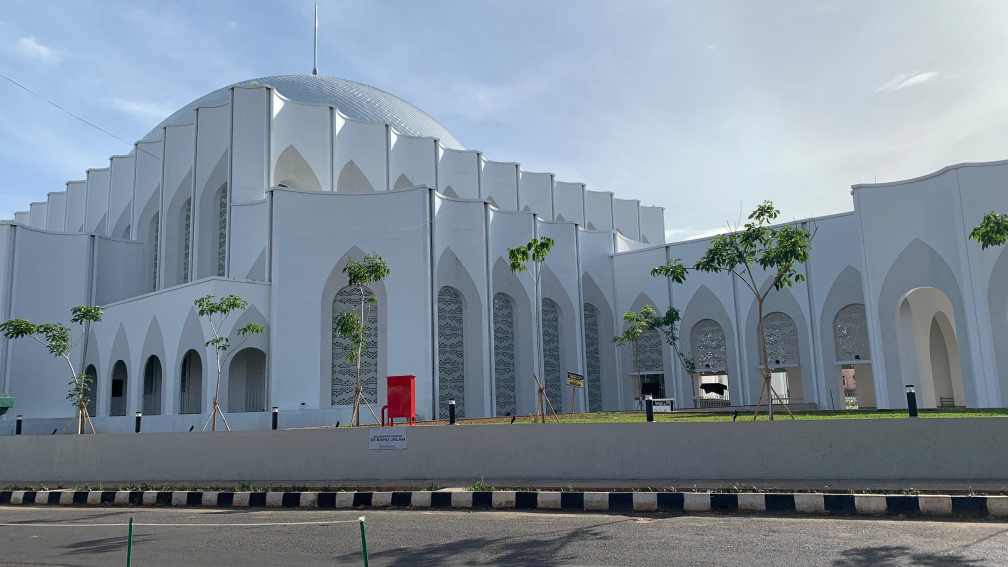
#> input picture pemandanganLS.jpg, 4032 x 2268 px, found by its file name (shown at 1/4 size)
$ python noise_salt_pepper_level1.py
#> lines starting #> are read from the running program, lines starting #| are printed output that depends on the picture
import cv2
import numpy as np
from pathlib import Path

IMAGES = [
    {
        "caption": "Gambar Landscape Salt & Pepper Level 1",
        "filename": "pemandanganLS.jpg",
    },
    {
        "caption": "Gambar Landscape Grayscale Salt & Pepper Level 1",
        "filename": "pemandanganLS_gray.jpg",
    },
    {
        "caption": "Gambar Potrait Salt & Pepper Level 1",
        "filename": "objekPT.jpg",
    },
    {
        "caption": "Gambar Potrait Grayscale Salt & Pepper Level 1",
        "filename": "objekPT_gray.jpg",
    },
]

NOISE_AMOUNT = 0.02
SALT_VS_PEPPER = 0.5
SHOW_WINDOWS = True
MAX_DISPLAY_WIDTH = 1280
MAX_DISPLAY_HEIGHT = 720


def add_salt_pepper_noise(image: np.ndarray, amount: float, salt_vs_pepper: float) -> np.ndarray:
    noisy = image.copy()
    height, width = image.shape[:2]
    total_pixels = height * width

    num_salt = int(np.ceil(amount * total_pixels * salt_vs_pepper))
    num_pepper = int(np.ceil(amount * total_pixels * (1.0 - salt_vs_pepper)))

    coords_salt = (
        np.random.randint(0, height, num_salt),
        np.random.randint(0, width, num_salt),
    )
    coords_pepper = (
        np.random.randint(0, height, num_pepper),
        np.random.randint(0, width, num_pepper),
    )

    if noisy.ndim == 2:
        noisy[coords_salt] = 255
        noisy[coords_pepper] = 0
    else:
        noisy[coords_salt[0], coords_salt[1], :] = 255
        noisy[coords_pepper[0], coords_pepper[1], :] = 0

    return noisy


def _resize_for_display(image: np.ndarray) -> np.ndarray:
    height, width = image.shape[:2]
    width_scale = MAX_DISPLAY_WIDTH / width
    height_scale = MAX_DISPLAY_HEIGHT / height
    scale = min(width_scale, height_scale, 1.0)
    if scale == 1.0:
        return image
    new_size = (int(width * scale), int(height * scale))
    return cv2.resize(image, new_size, interpolation=cv2.INTER_AREA)


def main():
    base_dir = Path(__file__).resolve().parent

    for entry in IMAGES:
        caption = entry["caption"]
        filename = entry["filename"]
        image_path = base_dir / filename

        if not image_path.exists():
            print(f"Lewati {filename}: file tidak ditemukan")
            continue

        image = cv2.imread(str(image_path), cv2.IMREAD_UNCHANGED)
#> image is the input picture: shape (2268, 4032, 3); mean B, G, R 151.4, 139.4, 126.6
        if image is None:
            print(f"Lewati {filename}: gagal dibuka")
            continue

        # pastikan grayscale tetap 2D untuk menjaga format laporan
        if image.ndim == 3 and image.shape[2] == 4:
            image = cv2.cvtColor(image, cv2.COLOR_BGRA2BGR)

        noisy = add_salt_pepper_noise(image, NOISE_AMOUNT, SALT_VS_PEPPER)

        safe_caption = caption.replace(" ", "_").replace("&", "dan")
        output_path = base_dir / f"{safe_caption}.jpg"
        cv2.imwrite(str(output_path), noisy)

        comparison_original = image
        if comparison_original.ndim == 2:
            comparison_original = cv2.cvtColor(comparison_original, cv2.COLOR_GRAY2BGR)
        comparison_noisy = noisy
        if comparison_noisy.ndim == 2:
            comparison_noisy = cv2.cvtColor(comparison_noisy, cv2.COLOR_GRAY2BGR)

        comparison = np.hstack((comparison_original, comparison_noisy))
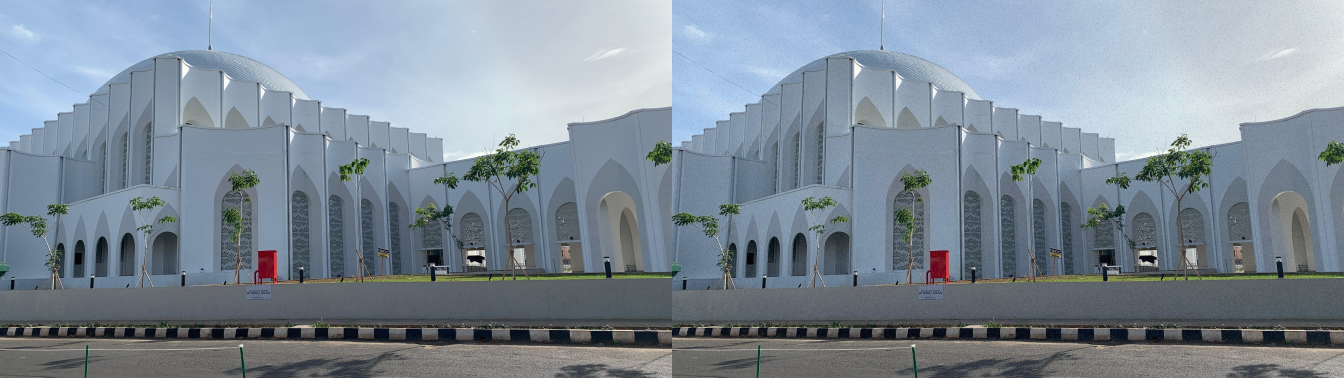
#> comparison: shape (2268, 8064, 3) (shown at 1/6 size); mean B, G, R 151.1, 139.3, 126.6
        comparison_path = base_dir / f"{safe_caption}_comparison.jpg"
        cv2.imwrite(str(comparison_path), comparison)

        print(f"{caption} disimpan ke {output_path.name}")
        print(f"Perbandingan disimpan ke {comparison_path.name}")

        if SHOW_WINDOWS:
            cv2.imshow(f"Original - {caption}", _resize_for_display(comparison_original))
#> in _resize_for_display, `return cv2.resize(image, new_size, interpolation=cv2.INTER_AREA)`:
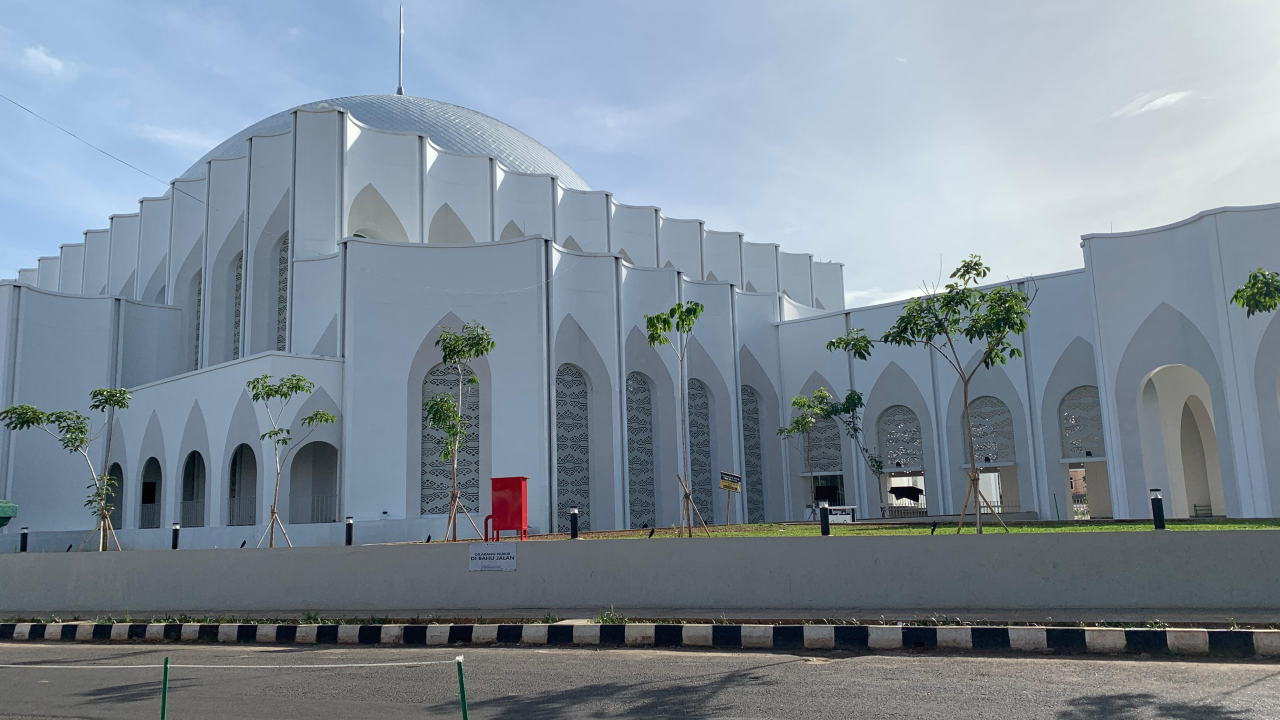
#> returned value: shape (720, 1280, 3); mean of channels 0, 1, 2 151.4, 139.4, 126.6; drawn as B, G, R
            cv2.imshow(f"Noise Level 1 - {caption}", _resize_for_display(comparison_noisy))
            cv2.waitKey(0)
            cv2.destroyAllWindows()
#> pass 2 of the loop in main, `for entry in IMAGES:`:
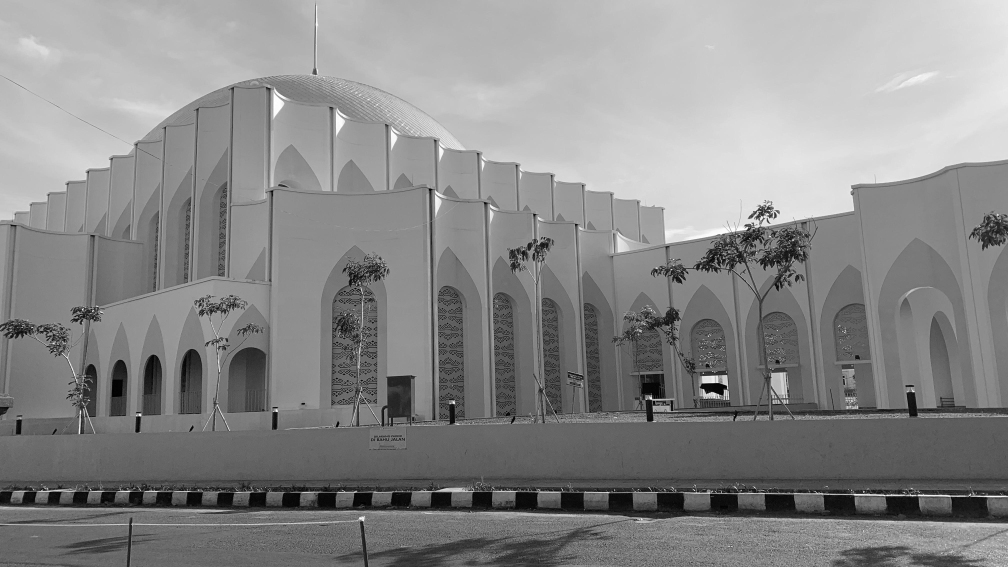
#> input picture Grayscale/pemandanganLS_gray.jpg, 4032 x 2268 px, found by its file name (shown at 1/4 size)
#> in main, image is the input picture: shape (2268, 4032); min 0, max 255, mean 136.9
#> in main, `comparison = np.hstack((comparison_original, comparison_noisy))`:
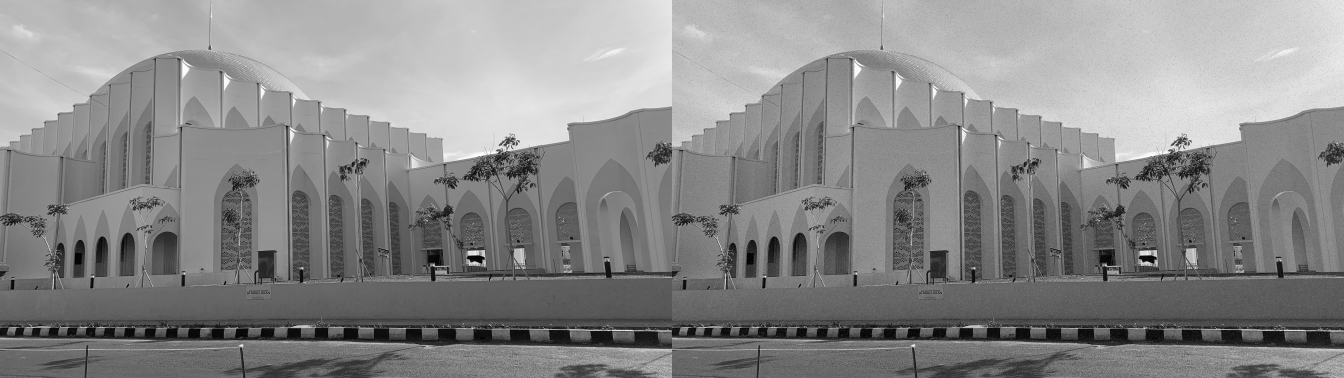
#> comparison: shape (2268, 8064, 3) (shown at 1/6 size); min 0, max 255, mean 136.8
#> in _resize_for_display (call 3), `return cv2.resize(image, new_size, interpolation=cv2.INTER_AREA)`:
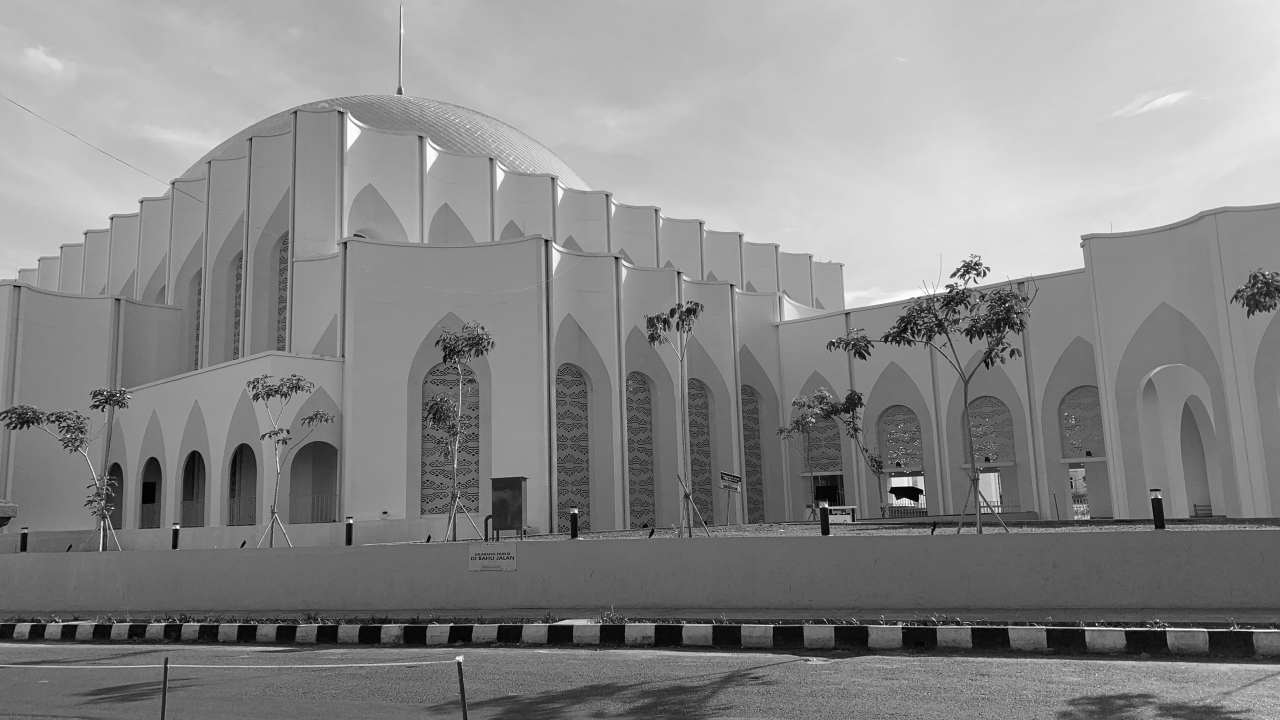
#> returned value: shape (720, 1280, 3); min 1, max 254, mean 136.9
#> pass 3 of the loop in main, `for entry in IMAGES:`:
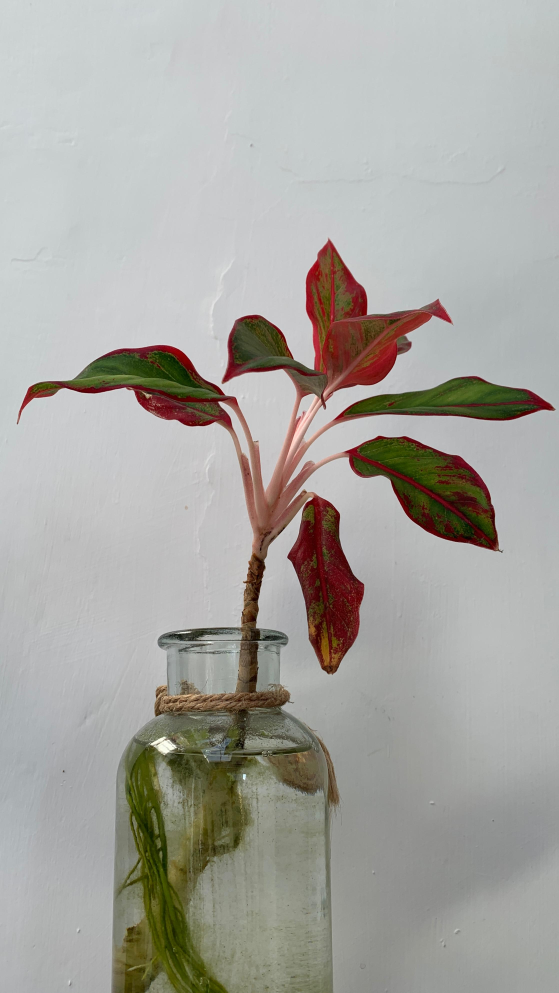
#> input picture objekPT.jpg, 2233 x 3970 px, found by its file name (shown at 1/4 size)
#> in main, image is the input picture: shape (3970, 2233, 3); mean B, G, R 160.5, 165.9, 167.3
#> in main, `comparison = np.hstack((comparison_original, comparison_noisy))`:
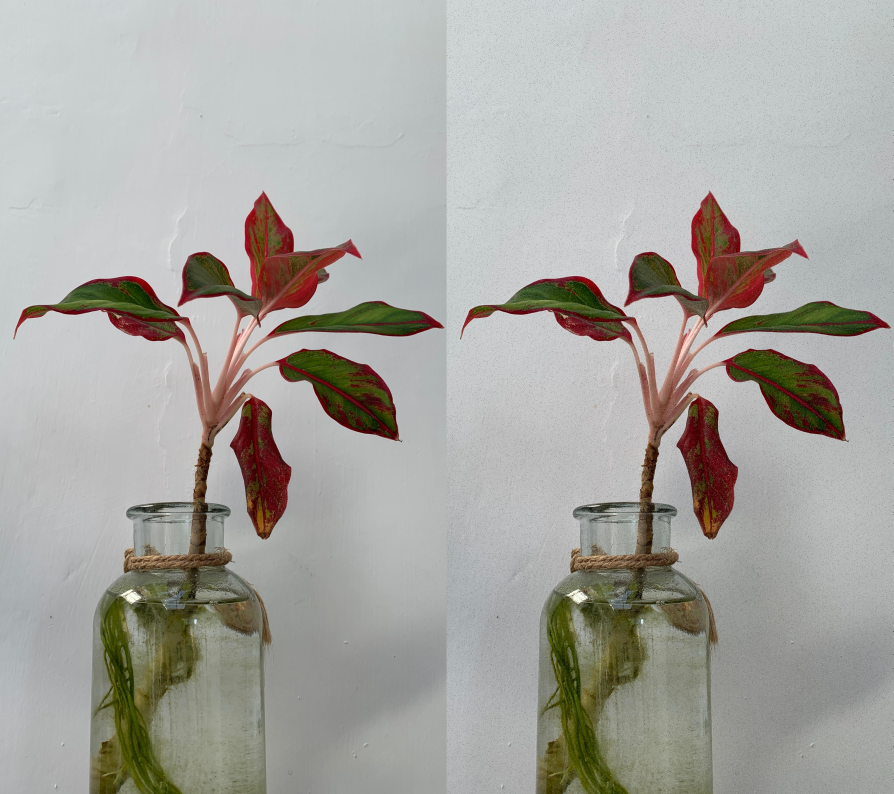
#> comparison: shape (3970, 4466, 3) (shown at 1/5 size); mean B, G, R 160.2, 165.5, 166.9
#> in _resize_for_display (call 5), `return cv2.resize(image, new_size, interpolation=cv2.INTER_AREA)`:
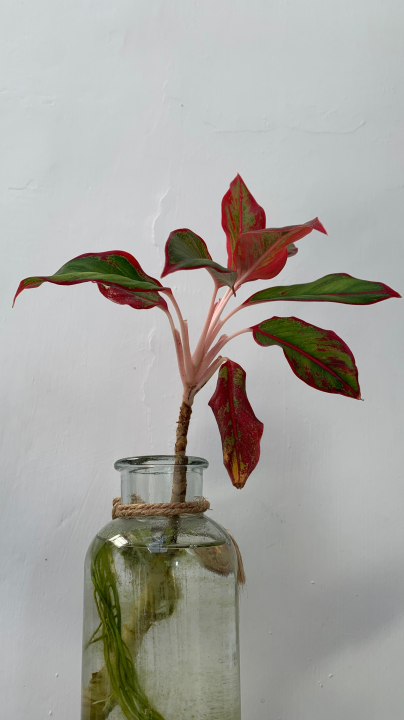
#> returned value: shape (720, 404, 3); mean of channels 0, 1, 2 160.5, 165.9, 167.3; drawn as B, G, R
#> the loop made 4 passes; the first 3 are shown

    print("Noise Salt & Pepper Level 1 selesai dibangkitkan untuk seluruh citra.")


if __name__ == "__main__":
    main()
